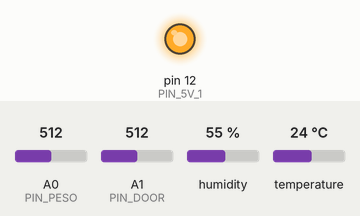
The sketch below on a simulated Arduino Uno, built with avr-gcc and run on an emulated ATmega328P. Parts: output pins drawn as LEDs (lit = HIGH). The test bench sets the inputs (shaded band); at power-on: A0 (PIN_PESO) = 512, A1 (PIN_DOOR) = 512, humidity 55 %, temperature 24 °C. What the sketch prints to the serial monitor is not drawn.

Above: at 0.1 s.
Timing chart, 0 to 1.6 s (numbered marks = the images above):
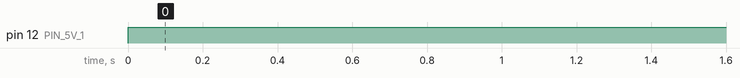

Measured:
- by itself, pin 12 (PIN_5V_1): LOW → HIGH at 0.00 s

The sketch:

Retail.ino
```cpp
#include <dht.h>
dht DHT;
#define DHT11_PIN 11
int PIN_PESO = A0;
int PIN_DOOR = A1;
int PIN_5V_1 = 12;
int PIN_5V_2 = 13;

void setup()
  {
  Serial.begin(9600);
  pinMode(PIN_PESO, INPUT);
  pinMode(PIN_DOOR, INPUT);
  pinMode(PIN_5V_1, OUTPUT);
  pinMode(PIN_5V_1, OUTPUT);
  }

void loop()
  {
  digitalWrite(PIN_5V_1, HIGH);
  digitalWrite(PIN_5V_2, HIGH);
  temperatura(); //digital 11
  peso(); // A0 - con 5V en 12
  door();
  delay(200);
  }

void peso()
  {
  int sensorvalue = analogRead(PIN_PESO);
  //Serial.print(sensorvalue);
  if(sensorvalue > 500)
    Serial.print("1 ");
  else
    Serial.print("0 ");
  }

void temperatura()
  {
  int chk = DHT.read11(DHT11_PIN);
  Serial.print(int (DHT.temperature));
  Serial.print(" ");
  }

void door()
  {
  int sensorvalue1 = analogRead(PIN_DOOR);
  //Serial.print(sensorvalue1);
    if(sensorvalue1 > 105)
    Serial.println("1 ");
  else
    Serial.println("0 ");
  }
```
